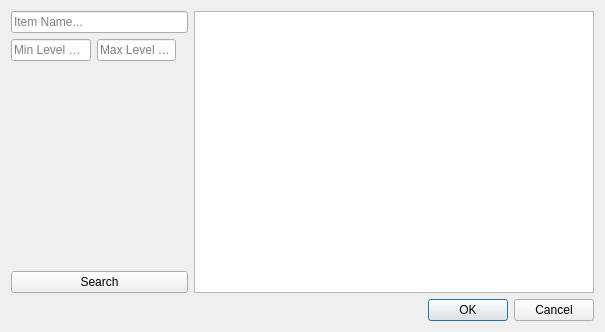
<?xml version="1.0" encoding="UTF-8"?>
<ui version="4.0">
 <class>itemselecter</class>
 <widget class="QDialog" name="itemselecter">
  <property name="geometry">
   <rect>
    <x>0</x>
    <y>0</y>
    <width>605</width>
    <height>332</height>
   </rect>
  </property>
  <property name="windowTitle">
   <string>Dialog</string>
  </property>
  <layout class="QVBoxLayout" name="verticalLayout">
   <item>
    <layout class="QHBoxLayout" name="horizontalLayout">
     <item>
      <layout class="QVBoxLayout" name="verticalLayout_2">
       <item>
        <widget class="QLineEdit" name="itemName">
         <property name="placeholderText">
          <string>Item Name...</string>
         </property>
        </widget>
       </item>
       <item>
        <layout class="QHBoxLayout" name="horizontalLayout_2">
         <item>
          <widget class="QLineEdit" name="minReqLvl">
           <property name="placeholderText">
            <string>Min Level Req..</string>
           </property>
          </widget>
         </item>
         <item>
          <widget class="QLineEdit" name="maxReqLvl">
           <property name="placeholderText">
            <string>Max Level Req...</string>
           </property>
          </widget>
         </item>
         <item>
          <spacer name="horizontalSpacer">
           <property name="orientation">
            <enum>Qt::Horizontal</enum>
           </property>
           <property name="sizeHint" stdset="0">
            <size>
             <width>40</width>
             <height>20</height>
            </size>
           </property>
          </spacer>
         </item>
        </layout>
       </item>
       <item>
        <spacer name="verticalSpacer">
         <property name="orientation">
          <enum>Qt::Vertical</enum>
         </property>
         <property name="sizeHint" stdset="0">
          <size>
           <width>20</width>
           <height>40</height>
          </size>
         </property>
        </spacer>
       </item>
       <item>
        <widget class="QPushButton" name="searchButton">
         <property name="text">
          <string>Search</string>
         </property>
        </widget>
       </item>
      </layout>
     </item>
     <item>
      <widget class="QTableView" name="tableView">
       <property name="minimumSize">
        <size>
         <width>400</width>
         <height>0</height>
        </size>
       </property>
      </widget>
     </item>
    </layout>
   </item>
   <item>
    <widget class="QDialogButtonBox" name="buttonBox">
     <property name="orientation">
      <enum>Qt::Horizontal</enum>
     </property>
     <property name="standardButtons">
      <set>QDialogButtonBox::Cancel|QDialogButtonBox::Ok</set>
     </property>
    </widget>
   </item>
  </layout>
 </widget>
 <resources/>
 <connections>
  <connection>
   <sender>buttonBox</sender>
   <signal>accepted()</signal>
   <receiver>itemselecter</receiver>
   <slot>accept()</slot>
   <hints>
    <hint type="sourcelabel">
     <x>248</x>
     <y>254</y>
    </hint>
    <hint type="destinationlabel">
     <x>157</x>
     <y>274</y>
    </hint>
   </hints>
  </connection>
  <connection>
   <sender>buttonBox</sender>
   <signal>rejected()</signal>
   <receiver>itemselecter</receiver>
   <slot>reject()</slot>
   <hints>
    <hint type="sourcelabel">
     <x>316</x>
     <y>260</y>
    </hint>
    <hint type="destinationlabel">
     <x>286</x>
     <y>274</y>
    </hint>
   </hints>
  </connection>
 </connections>
</ui>
